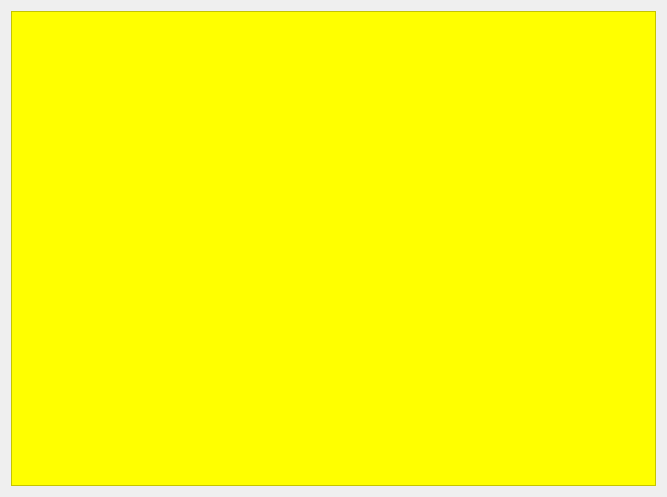
<?xml version="1.0" encoding="UTF-8"?>
<ui version="4.0">
 <class>treeWidget</class>
 <widget class="QWidget" name="treeWidget">
  <property name="geometry">
   <rect>
    <x>0</x>
    <y>0</y>
    <width>667</width>
    <height>497</height>
   </rect>
  </property>
  <property name="sizePolicy">
   <sizepolicy hsizetype="Expanding" vsizetype="Preferred">
    <horstretch>0</horstretch>
    <verstretch>0</verstretch>
   </sizepolicy>
  </property>
  <property name="windowTitle">
   <string>Form</string>
  </property>
  <layout class="QVBoxLayout" name="verticalLayout">
   <item>
    <widget class="QTreeView" name="treeView">
     <property name="styleSheet">
      <string notr="true">QTreeView {
	background:yellow;
}</string>
     </property>
    </widget>
   </item>
  </layout>
 </widget>
 <resources/>
 <connections/>
</ui>
